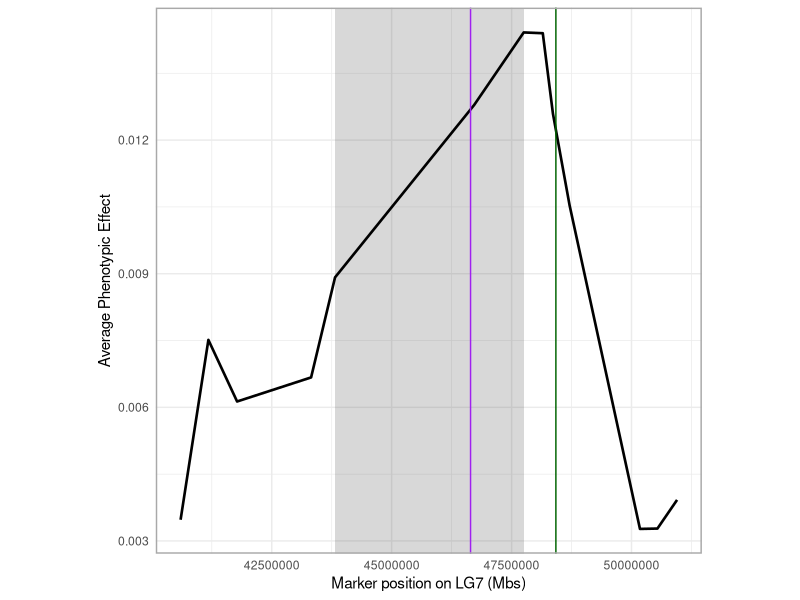
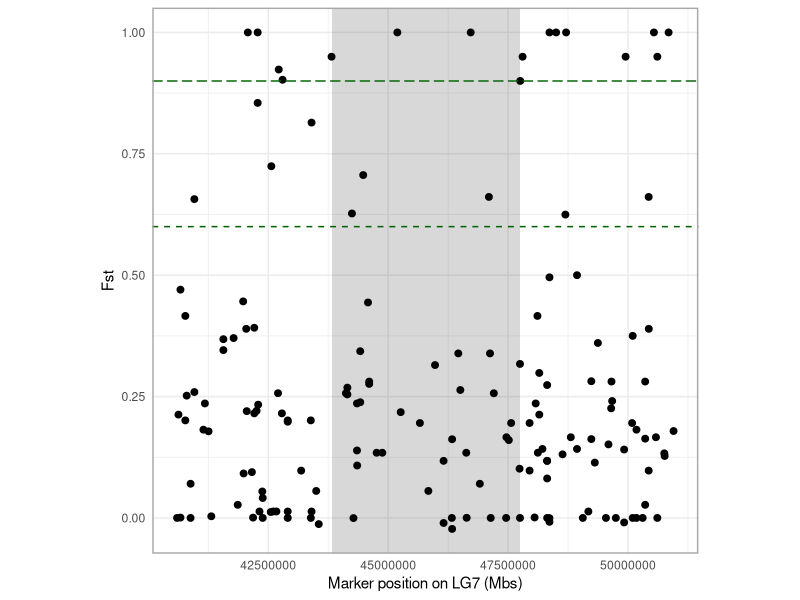
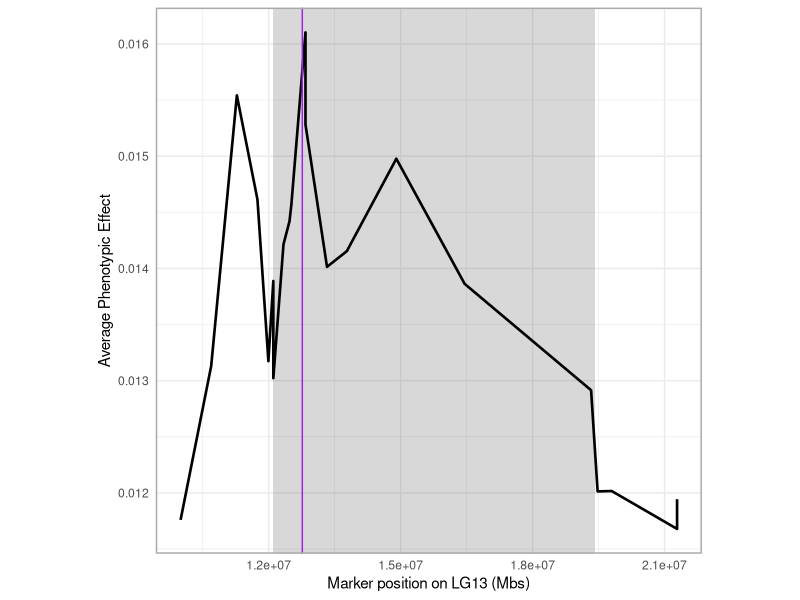
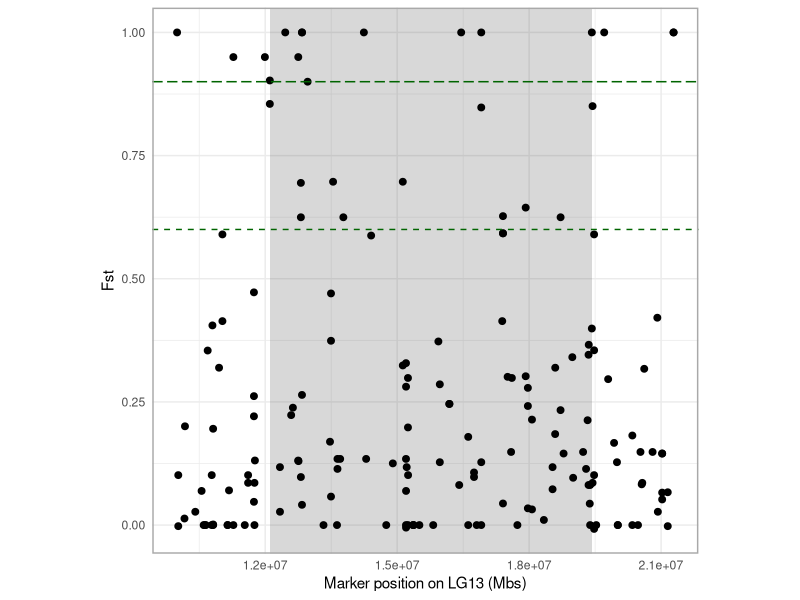

Generate these figures, in order, with R:
####Fine Map Plots####
library(ggplot2); library(dplyr)
setwd("/Users/aconith/Library/CloudStorage/OneDrive-DePaulUniversity/DePaul/Research/Research/ParaSWriting/Github/FineMap/Reduced/LG7")

####LG7####
FullMap<-read.csv("LG7FineMapDataT_PS_noaugRED1.csv")

FineMap_Plot <- ggplot(FullMap, aes(x=Pos, y=AA.BB)) +
  scale_color_manual(values=c("#ca0020")) +
  scale_fill_manual(values=c("#ca0020"))

FineMap_PlotSE <- FineMap_Plot + theme_bw() + annotate("rect", xmin = 43819868, xmax = 47752984, ymin = -Inf, ymax = Inf, fill = "#404040", alpha = 0.2) +
  #geom_ribbon(data = FullMap, alpha=0.25, aes(ymin=AA.BB-AA_se, ymax=AA.BB+AA_se), col=NA) +
  #geom_ribbon(data = FullMap, alpha=0.25, aes(ymin=AA.BB-BB_se, ymax=AA.BB+BB_se), col=NA) +
  geom_line(size=0.9) +
  labs(x = "Marker position on LG7 (Mbs)", y = "Average Phenotypic Effect") +
  theme(legend.position = "none", aspect.ratio = 1, legend.key=element_blank(), axis.ticks = element_blank(), panel.border = element_rect(colour = "dark gray", fill=NA, size=1))
  
FineMap_PlotSE +
  geom_vline(xintercept = 46644689, col="purple") + #DYM
  geom_vline(xintercept = 48423569, col="dark green") #NOTCH1a

####Fst LG7 Plot####
setwd("/Users/aconith/Library/CloudStorage/OneDrive-DePaulUniversity/DePaul/Research/Research/ParaSWriting/Github/FineMap/Reduced/LG7")
#Read in data
FullMap<-read.csv("MyLiftOverScaffold7RED1.csv")

#Insert a user defined alpha value
#To adjust the opacity range play with the
#'scale_alpha_continuous' and the 0 value below
FullMap$FstAlpha<-FullMap$Fst
FullMap$FstAlpha[which(FullMap$FstAlpha<0.6)]<-0

Zrange <- function(x){(x-min(x, na.rm = T))/(max(x, na.rm = T)-min(x, na.rm = T))}
FullMap$FstAlpha[which(FullMap$FstAlpha>0.6)]<-Zrange(FullMap$FstAlpha[which(FullMap$FstAlpha>0.6)])

FineMap_Fst <- filter(FullMap, !is.na(Fst)) %>%
  ggplot(aes(x=startLG, y=Fst))

FineMap_FstPoint <- FineMap_Fst + theme_bw() + annotate("rect", xmin = 43819868, xmax = 47753039, ymin = -Inf, ymax = Inf, fill = "#404040", alpha = 0.2) +
  geom_point(size=2) +
  #geom_point(size=2, aes(alpha=FstAlpha)) +
  #scale_alpha_continuous(range = c(0.2,1)) +
  labs(x = "Marker position on LG7 (Mbs)", y = "Fst") +
  theme(legend.position = "none", aspect.ratio = 1, legend.key=element_blank(), axis.ticks = element_blank(), panel.border = element_rect(colour = "dark gray", fill=NA, size=1))

FineMap_FstPointGene <- FineMap_FstPoint + 
  geom_hline(yintercept = 0.9, col="dark green", linetype="longdash") + #Z=2 position
  geom_hline(yintercept = 0.6, col="dark green", linetype="dashed") #Z=1 position

FineMap_FstPointGene



####LG13####
setwd("/Users/aconith/Library/CloudStorage/OneDrive-DePaulUniversity/DePaul/Research/Research/ParaSWriting/Github/FineMap/Reduced/LG13")
FullMap<-read.csv("LG13FineMapDataT_PS_noaugRED.csv")

FineMap_Plot <- ggplot(FullMap, aes(x=Pos, y=AA.BB)) +
  scale_color_manual(values=c("#ca0020")) +
  scale_fill_manual(values=c("#ca0020"))

FineMap_PlotSE <- FineMap_Plot + theme_bw() + annotate("rect", xmin = 12104957, xmax = 19425681, ymin = -Inf, ymax = Inf, fill = "#404040", alpha = 0.2) +
  #geom_ribbon(data = FullMap, alpha=0.25, aes(ymin=AA.BB-AA_se, ymax=AA.BB+AA_se), col=NA) +
  #geom_ribbon(data = FullMap, alpha=0.25, aes(ymin=AA.BB-BB_se, ymax=AA.BB+BB_se), col=NA) +
  geom_line(size=0.9) +
  labs(x = "Marker position on LG13 (Mbs)", y = "Average Phenotypic Effect") +
  theme(legend.position = "none", aspect.ratio = 1, legend.key=element_blank(), axis.ticks = element_blank(), panel.border = element_rect(colour = "dark gray", fill=NA, size=1))

FineMap_PlotSE +
  geom_vline(xintercept = 12763810, col="purple") #ADAM12

####Fst LG13 Plot####
setwd("/Users/aconith/Library/CloudStorage/OneDrive-DePaulUniversity/DePaul/Research/Research/ParaSWriting/Github/FineMap/Reduced/LG13")
#Read in data
FullMap<-read.csv("MyLiftOverScaffold13RED.csv")

#Insert a user defined alpha value
#To adjust the opacity range play with the
#'scale_alpha_continuous' and the 0 value below
FullMap$FstAlpha<-FullMap$Fst
FullMap$FstAlpha[which(FullMap$FstAlpha<0.6)]<-0

Zrange <- function(x){(x-min(x, na.rm = T))/(max(x, na.rm = T)-min(x, na.rm = T))}
FullMap$FstAlpha[which(FullMap$FstAlpha>0.6)]<-Zrange(FullMap$FstAlpha[which(FullMap$FstAlpha>0.6)])

FineMap_Fst <- filter(FullMap, !is.na(Fst)) %>%
  ggplot(aes(x=startLG, y=Fst))

FineMap_FstPoint <- FineMap_Fst + theme_bw() + annotate("rect", xmin = 12104957, xmax = 19425681, ymin = -Inf, ymax = Inf, fill = "#404040", alpha = 0.2) +
  geom_point(size=2) +
  #geom_point(size=2, aes(alpha=FstAlpha)) +
  #scale_alpha_continuous(range = c(0.2,1)) +
  labs(x = "Marker position on LG13 (Mbs)", y = "Fst") +
  theme(legend.position = "none", aspect.ratio = 1, legend.key=element_blank(), axis.ticks = element_blank(), panel.border = element_rect(colour = "dark gray", fill=NA, size=1))

FineMap_FstPointGene <- FineMap_FstPoint + 
  geom_hline(yintercept = 0.9, col="dark green", linetype="longdash") + #Z=2 position
  geom_hline(yintercept = 0.6, col="dark green", linetype="dashed") #Z=1 position

FineMap_FstPointGene

